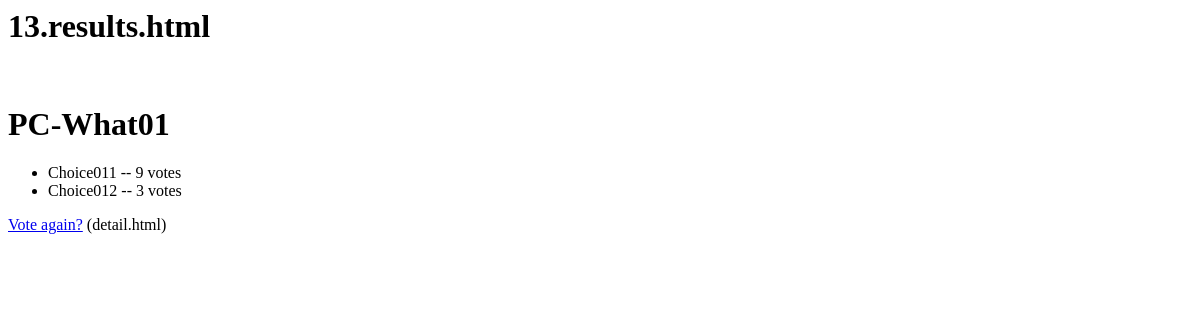
/polls/1/results/, run on an earlier commit of the app's database.
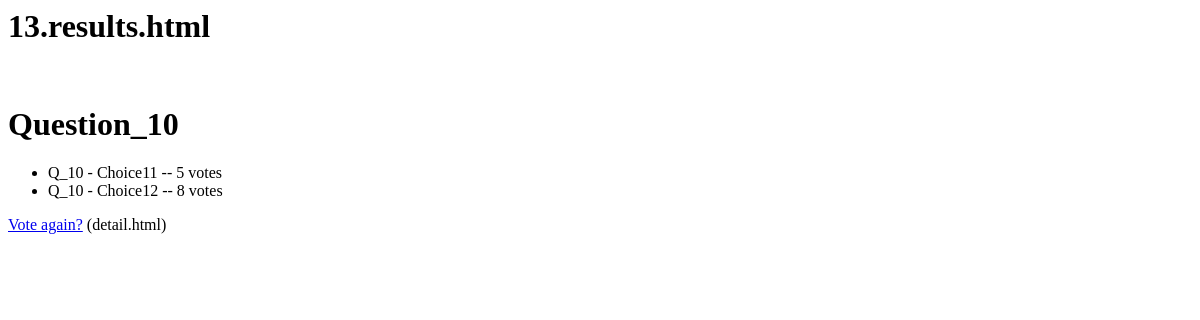
And on a later commit of the database.
### polls/models.py (models this page shows, shortened)
class Question(models.Model):
    question_text = models.CharField(max_length=200)
    pub_date = models.DateTimeField("date published")

class Choice(models.Model):
    question = models.ForeignKey(Question, on_delete=models.CASCADE)
    choice_text = models.CharField(max_length=200)
    votes = models.IntegerField(default=0)

### polls/views.py (the view)
# urls.py: path("<int:question_id>/results/", views.results, name="results"),
def results(request, question_id):
    question = get_object_or_404(Question, pk=question_id)
    return render(request, "polls/results.html", {"question": question})

### polls/templates/polls/results.html
<h1>13.results.html</h1><br>
<h1>{{ question.question_text }}</h1>
<ul>
{% for choice in question.choice_set.all %}
    <li>{{ choice.choice_text }} -- {{ choice.votes }} vote{{ choice.votes|pluralize }}</li>
{% endfor %}
</ul>
<a href="{% url 'polls:detail' question.id %}">Vote again?</a> (detail.html)

What changed in the data, as far as the page shows it:
changed Question: question_text "PC-What01" → "Question_10"
changed Choice: choice_text "Choice011" → "Q_10 - Choice11"; votes "9" → "5"
changed Choice: choice_text "Choice012" → "Q_10 - Choice12"; votes "3" → "8"
